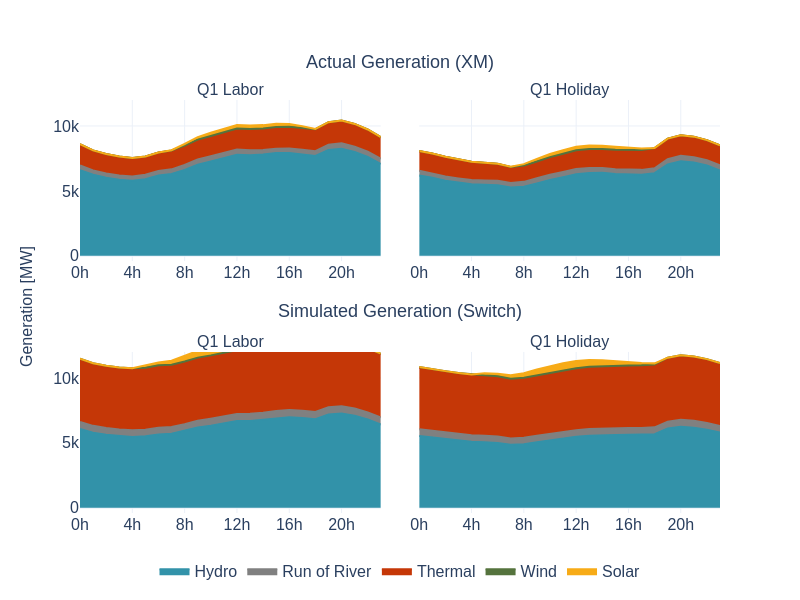

Notebook cell for this chart:
### Code cell
def plot_q1_generation(gen_res, gen_disp, tech_colors, tech_order):   
    for df in [gen_res, gen_disp]:
        df['Quarter'] = df['timestamp'].str.extract(r'Q([1-4])')[0].apply(lambda x: f'Q{x}')
        df['DayType'] = df['timestamp'].str.extract(r'_(L|H)_')[0].map({'L': 'Labor', 'H': 'Holiday'})
        df['Hour'] = df['timestamp'].str.extract(r'_(\d{1,2})h$')[0]+'h'
    
    daytypes = ['Labor', 'Holiday']
    fig = make_subplots(
        rows=2, cols=2,
        subplot_titles=["Q1 Labor", "Q1 Holiday", "Q1 Labor", "Q1 Holiday"],
        shared_yaxes=True,
        vertical_spacing=0.22, horizontal_spacing=0.06
    )
    position_map = {
        ('Labor', 'Real'): (1, 1), ('Holiday', 'Real'): (1, 2),
        ('Labor', 'Pred'): (2, 1), ('Holiday', 'Pred'): (2, 2),
    }
    legend_shown = set()
    for daytype in daytypes:
        for tipo, source in [('Real', gen_res), ('Pred', gen_disp)]:
            df_source = source[(source['DayType'] == daytype) & (source['Quarter'] == 'Q1')]
            for tech in tech_order:
                df_tech = df_source[df_source['Tech'] == tech]
                show = tech not in legend_shown
                if show:
                    legend_shown.add(tech)
                fig.add_trace(
                    go.Scatter(
                        x=df_tech['Hour'],
                        y=df_tech['DispatchGen_MW'],
                        mode='lines',
                        name=tech,
                        stackgroup='one',
                        line_shape='linear',
                        legendgroup=tech,
                        showlegend=show,
                        line=dict(color=tech_colors.get(tech, '#333333')),
                        fillcolor=tech_colors.get(tech, '#333333')
                    ),
                    row=position_map[(daytype, tipo)][0],
                    col=position_map[(daytype, tipo)][1]
                )
    # Final Layout
    fig.update_layout(
        height=12*50, width=16*50,
        template="plotly_white",
        legend=dict(
            orientation="h",
            y=-0.1, x=0.5,
            xanchor='center'
        ),
        font_family="Arial", font_size=16
    )
    fig.add_annotation(
    text="Generation [MW]",
    xref="paper", yref="paper",
    x=-0.1, y=0.5,
    showarrow=False,
    textangle=-90)
    
    fig.update_xaxes(dtick=4, showticklabels=True, title_text=None)
    fig.update_yaxes(range=[-400, 12000])
    
    fig.add_annotation(
        text="Actual Generation (XM)",
        xref="paper", yref="paper",
        x=0.5, y=1.12,
        showarrow=False,
        font=dict(size=18, family="Arial"),
        xanchor="center"
    )
    fig.add_annotation(
        text="Simulated Generation (Switch)",
        xref="paper", yref="paper",
        x=0.5, y=0.49,
        showarrow=False,
        font=dict(size=18, family="Arial"),
        xanchor="center"
    )

    fig.write_image(f"../images/Q1 Generation (XM - Switch).png")
    fig.show()

plot_q1_generation(gen_res, gen_disp, tech_colors, ["Hydro", "Run of River", "Thermal", "Wind", "Solar"])

### Figure 1 — Plotly figure (JSON) as saved in the notebook; plotly's stock layout.template omitted (floating-point values rounded to 4 significant figures)
{"data": [{"fillcolor": "#3292A9", "legendgroup": "Hydro", "line": {"color": "#3292A9", "shape": "linear"}, "mode": "lines", "name": "Hydro", "showlegend": true, "stackgroup": "one", "type": "scatter", "x": ["0h", "1h", "2h", "3h", "4h", "5h", "6h", "7h", "8h", "9h", "10h", "11h", "12h", "13h", "14h", "15h", "16h", "17h", "18h", "19h", "20h", "21h", "22h", "23h"], "xaxis": "x", "y": [6599.0, 6242.0, 6018.0, 5861.0, 5783.0, 5905.0, 6194.0, 6305.0, 6616.0, 7015.0, 7267.0, 7553.0, 7784.0, 7752.0, 7803.0, 7913.0, 7918.0, 7808.0, 7692.0, 8157.0, 8253.0, 7996.0, 7610.0, 7076.0], "yaxis": "y"}, {"fillcolor": "#808080", "legendgroup": "Run of River", "line": {"color": "#808080", "shape": "linear"}, "mode": "lines", "name": "Run of River", "showlegend": true, "stackgroup": "one", "type": "scatter", "x": ["0h", "1h", "2h", "3h", "4h", "5h", "6h", "7h", "8h", "9h", "10h", "11h", "12h", "13h", "14h", "15h", "16h", "17h", "18h", "19h", "20h", "21h", "22h", "23h"], "xaxis": "x", "y": [368.1, 334.5, 330.6, 330.7, 333.9, 339.5, 345.5, 357.2, 392.1, 406.4, 404.1, 400.3, 403.8, 374.8, 344.9, 342.8, 345.1, 358.5, 371.3, 406.5, 418.7, 416.3, 410.0, 392.7], "yaxis": "y"}, {"fillcolor": "#C53707", "legendgroup": "Thermal", "line": {"color": "#C53707", "shape": "linear"}, "mode": "lines", "name": "Thermal", "showlegend": true, "stackgroup": "one", "type": "scatter", "x": ["0h", "1h", "2h", "3h", "4h", "5h", "6h", "7h", "8h", "9h", "10h", "11h", "12h", "13h", "14h", "15h", "16h", "17h", "18h", "19h", "20h", "21h", "22h", "23h"], "xaxis": "x", "y": [1605.0, 1522.0, 1476.0, 1434.0, 1408.0, 1388.0, 1407.0, 1440.0, 1473.0, 1508.0, 1542.0, 1570.0, 1599.0, 1621.0, 1635.0, 1647.0, 1658.0, 1660.0, 1662.0, 1701.0, 1719.0, 1721.0, 1685.0, 1650.0], "yaxis": "y"}, {"fillcolor": "#55733D", "legendgroup": "Wind", "line": {"color": "#55733D", "shape": "linear"}, "mode": "lines", "name": "Wind", "showlegend": true, "stackgroup": "one", "type": "scatter", "x": ["0h", "1h", "2h", "3h", "4h", "5h", "6h", "7h", "8h", "9h", "10h", "11h", "12h", "13h", "14h", "15h", "16h", "17h", "18h", "19h", "20h", "21h", "22h", "23h"], "xaxis": "x", "y": [21.93, 20.54, 19.91, 19.21, 17.49, 16.51, 16.18, 15.74, 15.51, 17.34, 19.42, 20.94, 22.37, 23.75, 25.25, 25.82, 26.09, 26.02, 26.11, 25.7, 24.3, 23.23, 22.8, 22.5], "yaxis": "y"}, {"fillcolor": "#F7AB17", "legendgroup": "Solar", "line": {"color": "#F7AB17", "shape": "linear"}, "mode": "lines", "name": "Solar", "showlegend": true, "stackgroup": "one", "type": "scatter", "x": ["0h", "1h", "2h", "3h", "4h", "5h", "6h", "7h", "8h", "9h", "10h", "11h", "12h", "13h", "14h", "15h", "16h", "17h", "18h", "19h", "20h", "21h"], "xaxis": "x", "y": [0.000645, 0.00127, 0.000845, 0.001225, 0.00089, 0.001185, 0.08692, 19.16, 116.5, 196.9, 243.2, 262.8, 270.5, 268.7, 258.1, 239.5, 202.5, 124.7, 20.75, 0.023, 4e-05, 3e-05], "yaxis": "y"}, {"fillcolor": "#3292A9", "legendgroup": "Hydro", "line": {"color": "#3292A9", "shape": "linear"}, "mode": "lines", "name": "Hydro", "showlegend": false, "stackgroup": "one", "type": "scatter", "x": ["0h", "1h", "2h", "3h", "4h", "5h", "6h", "7h", "8h", "9h", "10h", "11h", "12h", "13h", "14h", "15h", "16h", "17h", "18h", "19h", "20h", "21h", "22h", "23h"], "xaxis": "x3", "y": [6076.0, 5787.0, 5625.0, 5527.0, 5455.0, 5500.0, 5649.0, 5697.0, 5912.0, 6185.0, 6327.0, 6508.0, 6681.0, 6687.0, 6777.0, 6902.0, 6975.0, 6915.0, 6821.0, 7178.0, 7252.0, 7097.0, 6798.0, 6417.0], "yaxis": "y3"}, {"fillcolor": "#808080", "legendgroup": "Run of River", "line": {"color": "#808080", "shape": "linear"}, "mode": "lines", "name": "Run of River", "showlegend": false, "stackgroup": "one", "type": "scatter", "x": ["0h", "1h", "2h", "3h", "4h", "5h", "6h", "7h", "8h", "9h", "10h", "11h", "12h", "13h", "14h", "15h", "16h", "17h", "18h", "19h", "20h", "21h", "22h", "23h"], "xaxis": "x3", "y": [530.4, 523.3, 519.5, 501.2, 516.3, 504.9, 522.8, 525.6, 531.1, 522.4, 539.4, 545.1, 547.2, 546.1, 532.5, 550.7, 545.5, 559.0, 557.9, 564.5, 564.0, 545.4, 551.0, 542.8], "yaxis": "y3"}, {"fillcolor": "#C53707", "legendgroup": "Thermal", "line": {"color": "#C53707", "shape": "linear"}, "mode": "lines", "name": "Thermal", "showlegend": false, "stackgroup": "one", "type": "scatter", "x": ["0h", "1h", "2h", "3h", "4h", "5h", "6h", "7h", "8h", "9h", "10h", "11h", "12h", "13h", "14h", "15h", "16h", "17h", "18h", "19h", "20h", "21h", "22h", "23h"], "xaxis": "x3", "y": [4813.0, 4769.0, 4742.0, 4724.0, 4716.0, 4717.0, 4741.0, 4744.0, 4771.0, 4800.0, 4813.0, 4832.0, 4851.0, 4853.0, 4865.0, 4888.0, 4901.0, 4900.0, 4892.0, 4935.0, 4946.0, 4924.0, 4891.0, 4852.0], "yaxis": "y3"}, {"fillcolor": "#55733D", "legendgroup": "Wind", "line": {"color": "#55733D", "shape": "linear"}, "mode": "lines", "name": "Wind", "showlegend": false, "stackgroup": "one", "type": "scatter", "x": ["0h", "1h", "2h", "3h", "4h", "5h", "6h", "7h", "8h", "9h", "10h", "11h", "12h", "13h", "14h", "15h", "16h", "17h", "18h", "19h", "20h", "21h", "22h", "23h"], "xaxis": "x3", "y": [55.44, 55.15, 54.92, 54.81, 54.69, 54.68, 54.67, 54.53, 54.57, 54.62, 54.75, 54.72, 54.79, 54.85, 55.07, 55.39, 55.85, 56.66, 57.1, 57.3, 57.25, 56.94, 56.54, 55.96], "yaxis": "y3"}, {"fillcolor": "#F7AB17", "legendgroup": "Solar", "line": {"color": "#F7AB17", "shape": "linear"}, "mode": "lines", "name": "Solar", "showlegend": false, "stackgroup": "one", "type": "scatter", "x": ["0h", "1h", "2h", "3h", "4h", "5h", "6h", "7h", "8h", "9h", "10h", "11h", "12h", "13h", "14h", "15h", "16h", "17h", "18h", "19h", "20h", "21h", "22h", "23h"], "xaxis": "x3", "y": [0, 0, 0, 0, 0, 187.0, 216.7, 301.7, 414.4, 520.3, 600.9, 642.5, 641.7, 595.0, 511.0, 406.0, 297.2, 210.6, 113.3, 0, 0, 0, 0, 0], "yaxis": "y3"}, {"fillcolor": "#3292A9", "legendgroup": "Hydro", "line": {"color": "#3292A9", "shape": "linear"}, "mode": "lines", "name": "Hydro", "showlegend": false, "stackgroup": "one", "type": "scatter", "x": ["0h", "1h", "2h", "3h", "4h", "5h", "6h", "7h", "8h", "9h", "10h", "11h", "12h", "13h", "14h", "15h", "16h", "17h", "18h", "19h", "20h", "21h", "22h", "23h"], "xaxis": "x2", "y": [6179.0, 6022.0, 5782.0, 5634.0, 5514.0, 5479.0, 5445.0, 5268.0, 5318.0, 5578.0, 5848.0, 6053.0, 6280.0, 6389.0, 6403.0, 6311.0, 6260.0, 6252.0, 6369.0, 7044.0, 7287.0, 7187.0, 6957.0, 6575.0], "yaxis": "y2"}, {"fillcolor": "#808080", "legendgroup": "Run of River", "line": {"color": "#808080", "shape": "linear"}, "mode": "lines", "name": "Run of River", "showlegend": false, "stackgroup": "one", "type": "scatter", "x": ["0h", "1h", "2h", "3h", "4h", "5h", "6h", "7h", "8h", "9h", "10h", "11h", "12h", "13h", "14h", "15h", "16h", "17h", "18h", "19h", "20h", "21h", "22h", "23h"], "xaxis": "x2", "y": [379.2, 328.6, 326.9, 331.5, 329.4, 328.4, 330.9, 338.6, 378.6, 401.1, 406.9, 409.3, 408.9, 378.1, 359.6, 357.9, 359.3, 369.1, 376.9, 399.7, 411.4, 408.2, 399.5, 394.4], "yaxis": "y2"}, {"fillcolor": "#C53707", "legendgroup": "Thermal", "line": {"color": "#C53707", "shape": "linear"}, "mode": "lines", "name": "Thermal", "showlegend": false, "stackgroup": "one", "type": "scatter", "x": ["0h", "1h", "2h", "3h", "4h", "5h", "6h", "7h", "8h", "9h", "10h", "11h", "12h", "13h", "14h", "15h", "16h", "17h", "18h", "19h", "20h", "21h", "22h", "23h"], "xaxis": "x2", "y": [1495.0, 1516.0, 1497.0, 1427.0, 1386.0, 1336.0, 1302.0, 1223.0, 1244.0, 1272.0, 1331.0, 1386.0, 1412.0, 1441.0, 1445.0, 1466.0, 1481.0, 1502.0, 1521.0, 1561.0, 1567.0, 1560.0, 1533.0, 1527.0], "yaxis": "y2"}, {"fillcolor": "#55733D", "legendgroup": "Wind", "line": {"color": "#55733D", "shape": "linear"}, "mode": "lines", "name": "Wind", "showlegend": false, "stackgroup": "one", "type": "scatter", "x": ["0h", "1h", "2h", "3h", "4h", "5h", "6h", "7h", "8h", "9h", "10h", "11h", "12h", "13h", "14h", "15h", "16h", "17h", "18h", "19h", "20h", "21h", "22h", "23h"], "xaxis": "x2", "y": [20.02, 19.8, 18.51, 17.93, 18.19, 17.71, 16.25, 14.06, 14.77, 18.78, 19.82, 20.66, 22.92, 25.32, 25.6, 26.1, 26.06, 24.71, 25.04, 24.55, 22.91, 22.77, 22.78, 21.93], "yaxis": "y2"}, {"fillcolor": "#F7AB17", "legendgroup": "Solar", "line": {"color": "#F7AB17", "shape": "linear"}, "mode": "lines", "name": "Solar", "showlegend": false, "stackgroup": "one", "type": "scatter", "x": ["6h", "7h", "8h", "9h", "10h", "11h", "12h", "13h", "14h", "15h", "16h", "17h", "18h", "19h"], "xaxis": "x2", "y": [0.09956, 17.62, 108.5, 189.8, 233.7, 265.9, 269.0, 269.3, 253.4, 239.6, 206.3, 118.2, 20.29, 0.03136], "yaxis": "y2"}, {"fillcolor": "#3292A9", "legendgroup": "Hydro", "line": {"color": "#3292A9", "shape": "linear"}, "mode": "lines", "name": "Hydro", "showlegend": false, "stackgroup": "one", "type": "scatter", "x": ["0h", "1h", "2h", "3h", "4h", "5h", "6h", "7h", "8h", "9h", "10h", "11h", "12h", "13h", "14h", "15h", "16h", "17h", "18h", "19h", "20h", "21h", "22h", "23h"], "xaxis": "x4", "y": [5536.0, 5434.0, 5298.0, 5197.0, 5085.0, 5046.0, 4982.0, 4852.0, 4889.0, 5052.0, 5192.0, 5319.0, 5468.0, 5543.0, 5596.0, 5599.0, 5632.0, 5645.0, 5660.0, 6105.0, 6241.0, 6170.0, 6016.0, 5798.0], "yaxis": "y4"}, {"fillcolor": "#808080", "legendgroup": "Run of River", "line": {"color": "#808080", "shape": "linear"}, "mode": "lines", "name": "Run of River", "showlegend": false, "stackgroup": "one", "type": "scatter", "x": ["0h", "1h", "2h", "3h", "4h", "5h", "6h", "7h", "8h", "9h", "10h", "11h", "12h", "13h", "14h", "15h", "16h", "17h", "18h", "19h", "20h", "21h", "22h", "23h"], "xaxis": "x4", "y": [503.5, 501.5, 494.2, 481.7, 508.9, 492.9, 507.9, 490.0, 508.8, 497.1, 507.2, 519.5, 510.3, 523.5, 509.5, 517.9, 504.8, 503.3, 532.8, 527.5, 542.1, 539.1, 522.3, 501.4], "yaxis": "y4"}, {"fillcolor": "#C53707", "legendgroup": "Thermal", "line": {"color": "#C53707", "shape": "linear"}, "mode": "lines", "name": "Thermal", "showlegend": false, "stackgroup": "one", "type": "scatter", "x": ["0h", "1h", "2h", "3h", "4h", "5h", "6h", "7h", "8h", "9h", "10h", "11h", "12h", "13h", "14h", "15h", "16h", "17h", "18h", "19h", "20h", "21h", "22h", "23h"], "xaxis": "x4", "y": [4745.0, 4719.0, 4682.0, 4650.0, 4626.0, 4610.0, 4595.0, 4549.0, 4563.0, 4605.0, 4647.0, 4683.0, 4719.0, 4742.0, 4754.0, 4759.0, 4765.0, 4769.0, 4779.0, 4875.0, 4907.0, 4892.0, 4857.0, 4805.0], "yaxis": "y4"}, {"fillcolor": "#55733D", "legendgroup": "Wind", "line": {"color": "#55733D", "shape": "linear"}, "mode": "lines", "name": "Wind", "showlegend": false, "stackgroup": "one", "type": "scatter", "x": ["0h", "1h", "2h", "3h", "4h", "5h", "6h", "7h", "8h", "9h", "10h", "11h", "12h", "13h", "14h", "15h", "16h", "17h", "18h", "19h", "20h", "21h", "22h", "23h"], "xaxis": "x4", "y": [48.42, 48.08, 48.03, 47.81, 47.79, 47.65, 47.32, 47.06, 46.91, 46.75, 47.04, 47.06, 47.09, 47.16, 47.42, 47.73, 48.32, 49.06, 49.48, 49.84, 49.89, 49.61, 49.14, 48.58], "yaxis": "y4"}, {"fillcolor": "#F7AB17", "legendgroup": "Solar", "line": {"color": "#F7AB17", "shape": "linear"}, "mode": "lines", "name": "Solar", "showlegend": false, "stackgroup": "one", "type": "scatter", "x": ["0h", "1h", "2h", "3h", "4h", "5h", "6h", "7h", "8h", "9h", "10h", "11h", "12h", "13h", "14h", "15h", "16h", "17h", "18h", "19h", "20h", "21h", "22h", "23h"], "xaxis": "x4", "y": [0, 0, 0, 0, 0, 160.9, 186.3, 257.8, 355.8, 451.5, 526.6, 566.2, 566.5, 524.8, 447.5, 351.8, 255.9, 181.2, 97.53, 0, 0, 0, 0, 0], "yaxis": "y4"}], "layout": {"annotations": [{"font": {"size": 16}, "showarrow": false, "text": "Q1 Labor", "x": 0.235, "xanchor": "center", "xref": "paper", "y": 1, "yanchor": "bottom", "yref": "paper"}, {"font": {"size": 16}, "showarrow": false, "text": "Q1 Holiday", "x": 0.765, "xanchor": "center", "xref": "paper", "y": 1, "yanchor": "bottom", "yref": "paper"}, {"font": {"size": 16}, "showarrow": false, "text": "Q1 Labor", "x": 0.235, "xanchor": "center", "xref": "paper", "y": 0.39, "yanchor": "bottom", "yref": "paper"}, {"font": {"size": 16}, "showarrow": false, "text": "Q1 Holiday", "x": 0.765, "xanchor": "center", "xref": "paper", "y": 0.39, "yanchor": "bottom", "yref": "paper"}, {"showarrow": false, "text": "Generation [MW]", "textangle": -90, "x": -0.1, "xref": "paper", "y": 0.5, "yref": "paper"}, {"font": {"family": "Arial", "size": 18}, "showarrow": false, "text": "Actual Generation (XM)", "x": 0.5, "xanchor": "center", "xref": "paper", "y": 1.12, "yref": "paper"}, {"font": {"family": "Arial", "size": 18}, "showarrow": false, "text": "Simulated Generation (Switch)", "x": 0.5, "xanchor": "center", "xref": "paper", "y": 0.49, "yref": "paper"}], "font": {"family": "Arial", "size": 16}, "height": 600, "legend": {"orientation": "h", "x": 0.5, "xanchor": "center", "y": -0.1}, "width": 800, "xaxis": {"anchor": "y", "domain": [0, 0.47], "dtick": 4, "showticklabels": true}, "xaxis2": {"anchor": "y2", "domain": [0.53, 1], "dtick": 4, "showticklabels": true}, "xaxis3": {"anchor": "y3", "domain": [0, 0.47], "dtick": 4, "showticklabels": true}, "xaxis4": {"anchor": "y4", "domain": [0.53, 1], "dtick": 4, "showticklabels": true}, "yaxis": {"anchor": "x", "domain": [0.61, 1], "range": [-400, 12000]}, "yaxis2": {"anchor": "x2", "domain": [0.61, 1], "matches": "y", "range": [-400, 12000], "showticklabels": false}, "yaxis3": {"anchor": "x3", "domain": [0, 0.39], "range": [-400, 12000]}, "yaxis4": {"anchor": "x4", "domain": [0, 0.39], "matches": "y3", "range": [-400, 12000], "showticklabels": false}}}
